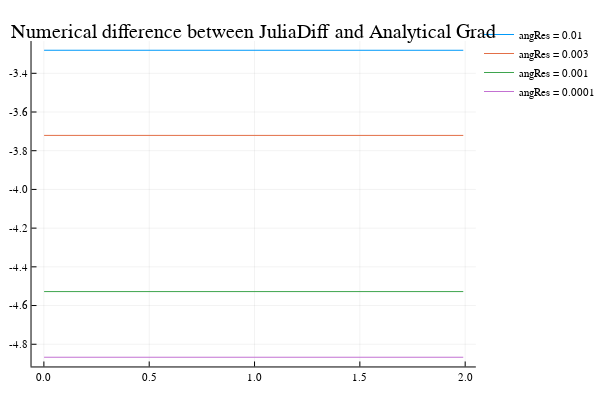

Notebook code for this chart:
### Code cell
plt

### Figure 1 — Plotly figure (JSON) as saved in the notebook; plotly's stock layout.template omitted (floating-point values rounded to 4 significant figures; data arrays with more than 128 entries replaced by an {"elided": "..."} marker saying what was removed)
{"data": [{"colorbar": {"title": ""}, "hoverinfo": "text", "legendgroup": "angRes = 0.01", "line": {"color": "rgba(0, 154, 250, 1.000)", "dash": "solid", "shape": "linear", "width": 1}, "mode": "lines", "name": "angRes = 0.01", "showlegend": true, "text": {"elided": "200 null values"}, "type": "scatter", "x": {"elided": "200 float values"}, "xaxis": "x1", "y": {"elided": "200 float values"}, "yaxis": "y1", "zmax": 0.1, "zmin": -0.1}, {"colorbar": {"title": ""}, "hoverinfo": "text", "legendgroup": "angRes = 0.003", "line": {"color": "rgba(227, 111, 71, 1.000)", "dash": "solid", "shape": "linear", "width": 1}, "mode": "lines", "name": "angRes = 0.003", "showlegend": true, "text": {"elided": "200 null values"}, "type": "scatter", "x": {"elided": "200 float values"}, "xaxis": "x1", "y": {"elided": "200 float values"}, "yaxis": "y1", "zmax": 0.1, "zmin": -0.1}, {"colorbar": {"title": ""}, "hoverinfo": "text", "legendgroup": "angRes = 0.001", "line": {"color": "rgba(62, 164, 78, 1.000)", "dash": "solid", "shape": "linear", "width": 1}, "mode": "lines", "name": "angRes = 0.001", "showlegend": true, "text": {"elided": "200 null values"}, "type": "scatter", "x": {"elided": "200 float values"}, "xaxis": "x1", "y": {"elided": "200 float values"}, "yaxis": "y1", "zmax": 0.1, "zmin": -0.1}, {"colorbar": {"title": ""}, "hoverinfo": "text", "legendgroup": "angRes = 0.0001", "line": {"color": "rgba(195, 113, 210, 1.000)", "dash": "solid", "shape": "linear", "width": 1}, "mode": "lines", "name": "angRes = 0.0001", "showlegend": true, "text": {"elided": "200 null values"}, "type": "scatter", "x": {"elided": "200 float values"}, "xaxis": "x1", "y": {"elided": "200 float values"}, "yaxis": "y1", "zmax": 0.1, "zmin": -0.1}], "layout": {"annotations": [{"font": {"color": "rgba(0, 0, 0, 1.000)", "family": "sans-serif", "size": 20}, "rotation": 0, "showarrow": false, "text": "Numerical difference between JuliaDiff and Analytical Grad", "x": 0.5296, "xanchor": "center", "xref": "paper", "y": 1, "yanchor": "top", "yref": "paper"}], "height": 400, "legend": {"bgcolor": "rgba(255, 255, 255, 1.000)", "bordercolor": "rgba(0, 0, 0, 1.000)", "font": {"color": "rgba(0, 0, 0, 1.000)", "family": "sans-serif", "size": 11}, "tracegroupgap": 0, "x": 1, "y": 1}, "margin": {"b": 20, "l": 0, "r": 0, "t": 20}, "paper_bgcolor": "rgba(255, 255, 255, 1.000)", "plot_bgcolor": "rgba(255, 255, 255, 1.000)", "showlegend": true, "width": 600, "xaxis": {"anchor": "y1", "domain": [0.06582, 0.9934], "gridcolor": "rgba(0, 0, 0, 0.100)", "gridwidth": 0.5, "linecolor": "rgba(0, 0, 0, 1.000)", "mirror": false, "range": [-0.0587, 2.051], "showgrid": true, "showline": true, "showticklabels": true, "tickangle": 0, "tickcolor": "rgb(0, 0, 0)", "tickfont": {"color": "rgba(0, 0, 0, 1.000)", "family": "sans-serif", "size": 11}, "tickmode": "array", "ticks": "inside", "ticktext": ["0.0", "0.5", "1.0", "1.5", "2.0"], "tickvals": [0, 0.5, 1, 1.5, 2], "title": "", "titlefont": {"color": "rgba(0, 0, 0, 1.000)", "family": "sans-serif", "size": 15}, "type": "-", "visible": true, "zeroline": false, "zerolinecolor": "rgba(0, 0, 0, 1.000)"}, "yaxis": {"anchor": "x1", "domain": [0.03762, 0.9415], "gridcolor": "rgba(0, 0, 0, 0.100)", "gridwidth": 0.5, "linecolor": "rgba(0, 0, 0, 1.000)", "mirror": false, "range": [-4.915, -3.233], "showgrid": true, "showline": true, "showticklabels": true, "tickangle": 0, "tickcolor": "rgb(0, 0, 0)", "tickfont": {"color": "rgba(0, 0, 0, 1.000)", "family": "sans-serif", "size": 11}, "tickmode": "array", "ticks": "inside", "ticktext": ["-4.8", "-4.6", "-4.4", "-4.2", "-4.0", "-3.8", "-3.6", "-3.4"], "tickvals": [-4.8, -4.6, -4.4, -4.2, -4, -3.8, -3.6, -3.4], "title": "", "titlefont": {"color": "rgba(0, 0, 0, 1.000)", "family": "sans-serif", "size": 15}, "type": "-", "visible": true, "zeroline": false, "zerolinecolor": "rgba(0, 0, 0, 1.000)"}}}
